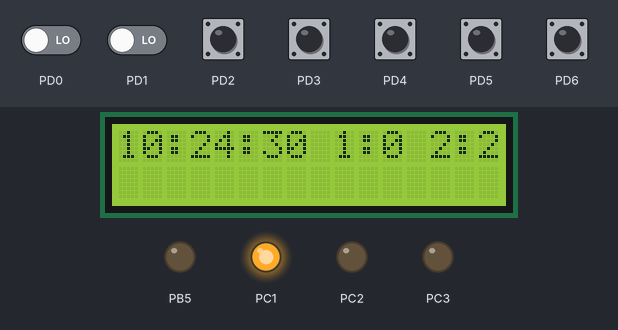
Bench run of a program on a simulated ATmega328P, built with avr-gcc and emulated at 9.8304 MHz. On the bench: 16×2 character LCD, output pins drawn as LEDs (lit = HIGH). Wiring (inferred from the names in the program): PCF8563 clock at I2C address 0x51; character LCD (HD44780): RS PB0; E PB1; data PB2, PB3, PB4, PD7. Inputs (shaded band) come from the test bench; at power-on: PD2–6 HIGH, PD0, PD1 LOW. The local clock reads 2024-03-15 10:24:30 at power-on unless the program sets it; pins used as bus, display or sensor lines are not drawn.

Above: at 1.2 s.
1.3 s: PD2 pulled LOW for 0.15 s
At 4.1 s:
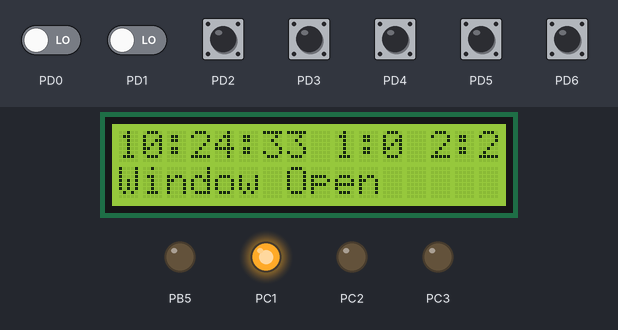
4.4 s: PD6 pulled LOW for 0.15 s
At 4.54 s:
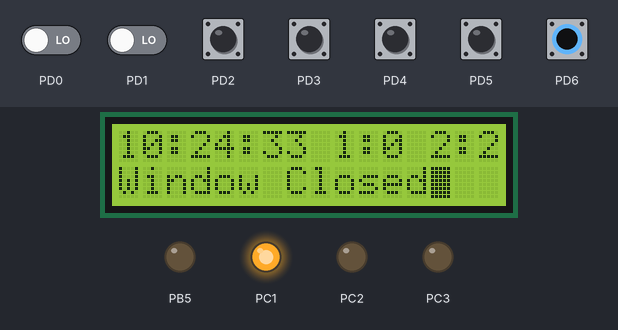
6.1 s: PD6 pulled LOW for 1 s
At 6.5 s:
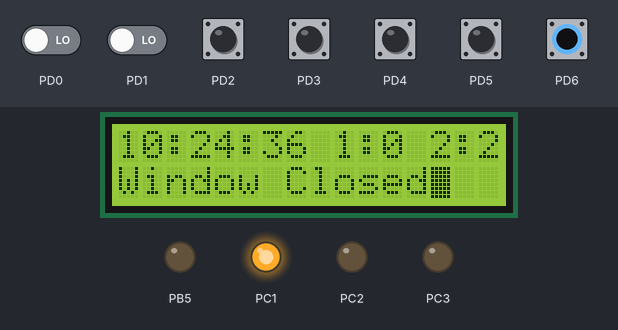
Timing chart, 0 to 9.1 s (numbered marks = the images above; inputs shaded):
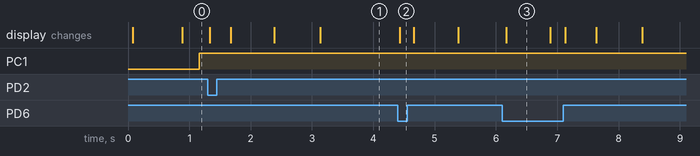

Measured:
- after the input at 1.3 s, the display: first changes at once (image 1 shows a later state)
- after the input at 4.4 s, the display: changes at once (image 2)
- after the input at 6.1 s, the display: changes after 0.07 s (image 3)
- what the display in image 3 shows lasts 0.7 s, from 6.2 s to 6.9 s

The program:

main.c
```c
#include "lcd.h"
#include "clock.h"
#include <avr/io.h>
#include <util/delay.h>
#include <avr/interrupt.h>

const unsigned char init_str[] = "System Init    ";
const unsigned char adult_1[] =  "Adult move: 1-2";
const unsigned char adult_2[] =  "Adult move: 2-1";
const unsigned char child_1[] =  "Child move: 1-2";
const unsigned char child_2[] =  "Child move: 2-1";
const unsigned char w_open[] =   "Window Open    ";
const unsigned char w_closed[] = "Window Closed  ";
volatile uint8_t portdhistory = 0b10111111;
struct clock_time now;
int windowOpen = 0;
int startPassing = 0;
volatile int peopleInRoom1 = 0;
volatile int peopleInRoom2 = 2;
int halfwaythrough = 0;
int direction = 0; //0 = 1-2, 1 = 2-1
int high = 0;
char people_str[10];

struct clock_time alarm_start;
struct clock_time alarm_end;
char alarm_cnt = 0;
char alarm_on = 0;

//pd2, pd3, pd4, pd5 = IR sensor inputs (pd2 = high1, pd3 = high2, pd4 = low1, pd5 = low2)
//pd6 = MAG sensor input
//pc1, pc3 = LED output
//pc2 = buzzer output

void init_io() {

    DDRD &= ~((1 << PD2) | (1 << PD3) | (1 << PD4) | (1 << PD5) | (1 << PD6));
    DDRB |= (1 << PB5);
    DDRC |= ((1 << PC2) | (1 << PC3) | (1 << PC1));
    PORTD |= ((1 << PD2) | (1 << PD3) | (1 << PD4) | (1 << PD5) | (1 << PD6));
    PCICR |= 0b00000100;    // turn on port d interrupts
    PCMSK2 |= 0b01111100;    // turn on pins PD0 & PD7, PCINT16 & PCINT23
    lcd_init();
    i2c_init(BDIV);
    TCCR1B |= (1 << WGM12);     // Set for CTC mode.  OCR1A = modulus
    TIMSK1 |= (1 << OCIE1A);    // Enable CTC interrupt                     // Enable global interrupts
    OCR1A = 28800;              // Set the counter modulus
    TCCR1B |= (1 << CS12);      // Set prescaler for divide by 256,
                                // also starts timer

    // Initialize the time
    clock_read(&now);
    alarm_start.sec = 0;
    alarm_start.min = 0;
    alarm_start.hour = 16;
    alarm_end.sec = 0;
    alarm_end.min = 45;
    alarm_end.hour = 16;

    sei(); //turn on interrupts
}

char alarm_active(struct clock_time* now, struct clock_time* start, struct clock_time* end) {
    char pre = before(now, end);
    char post = before(start, now);
    if (pre != 0 && post != 0) {
        return 1;
    }
    return 0;
}

int main(void) {

    init_io();

    lcd_moveto(0, 0);
    lcd_stringout("System Init");      // Print string on line 1
    _delay_ms(1000);

    while (1) {
        if (peopleInRoom2 > 0)
        {
            PORTC |= (1 << PC1);
        }    // Loop forever
        else
        {
            PORTC &= ~(1 << PC1);
        }
        if (peopleInRoom1 > 0)
        {
            PORTC |= (1 << PC3);
        }
        else
        {
            PORTC &= ~(1 << PC3);
        }
	if (alarm_on == 1) {
	    PORTC |= (1 << PC2);
	}
	else {
	    PORTC &= ~(1 << PC2);
	}
    }

    return 0;   /* never reached */
}

ISR(PCINT2_vect){    // Port D, PCINT16 - PCINT23
    cli();

    uint8_t changedbits;

    changedbits = PIND ^ portdhistory;
    portdhistory = PIND;


    if(changedbits & (1 << PD2)) // high 1
    {
        /* PD2 changed */
        if ((PIND & (1 << PD2)) == 0){
            high = 1;
        }

    }

    /*if(changedbits & (1 << PD3)) //high 2 not working
    {
         PD3 changed
        if ((PIND & (1 << PD3)) == 0){

            lcd_moveto(0, 0);

            lcd_stringout("Interrupted High2");      // Print string on line 1
        }

        else{

            lcd_moveto(0, 0);
            lcd_stringout("Clear High2         ");      // Print string on line 1
        }
    }*/

    if(changedbits & (1 << PD4)) // low 1
    {
        /* PD4 changed */
        if ((PIND & (1 << PD4)) == 0){
            if (startPassing == 0)
            {
                startPassing = 1;
                direction = 0;
            }
        }

        else{
            if (startPassing == 1 && direction == 1)
            {
                startPassing = 0;
                if(high == 0)
                {
                    lcd_moveto(1, 0);
                    lcd_stringout("Child 2-1    ");      // Print string on line 1
                    peopleInRoom2--;
                    peopleInRoom1++;
                }
                else
                {
                    lcd_moveto(1, 0);
                    lcd_stringout("Adult 2-1    ");      // Print string on line 1
                    high = 0;
                    peopleInRoom2--;
                    peopleInRoom1++;
                }

            }
        }
    }

    if(changedbits & (1 << PD5)) // low 2
    {
        /* PD5 changed */
        if ((PIND & (1 << PD5)) == 0){

            if (startPassing == 0)
            {
                startPassing = 1;
                direction = 1;
            }
        }

        else{
            if (startPassing == 1 && direction == 0)
            {
                startPassing = 0;
                if(high == 0)
                {
                    lcd_moveto(1, 0);
                    lcd_stringout("Child 1-2      ");      // Print string on line 1
                    peopleInRoom1--;
                    peopleInRoom2++;
                }
                else
                {
                    lcd_moveto(1, 0);
                    lcd_stringout("Adult 1-2      ");      // Print string on line 1
                    high = 0;
                    peopleInRoom1--;
                    peopleInRoom2++;
                }
            }
        }
    }

    if(changedbits & (1 << PD6))
    {
        /* PD6 changed */
        if ((PIND & (1 << PD6)) == 0){
            windowOpen = 0;

            lcd_moveto(1, 0);

            lcd_stringout("Window Closed");      // Print string on line 1
        }

        else{
	    if (alarm_active(&now, &alarm_start, &alarm_end) == 1) {
	        alarm_on  =  1;
	    }

            windowOpen = 1;

            lcd_moveto(1, 0);
            lcd_stringout("Window Open    ");      // Print string on line 1
        }
    }
    sei();

}

ISR(TIMER1_COMPA_vect)
{
    cli();
    clock_read(&now);
    char buffer[20];
    print(&now, buffer, 20);
    lcd_moveto(0, 0);
    lcd_stringout("                       ");
    lcd_moveto(0, 0);
    lcd_stringout(buffer);
    sprintf(people_str, " 1:%d 2:%d", peopleInRoom1, peopleInRoom2);
    lcd_stringout(people_str);

    if (alarm_on == 1) {
    	alarm_cnt++;
	if (alarm_cnt == 2) {
	    alarm_cnt = 0;
	    alarm_on = 0;
	}
    }

    sei();
}
```

clock.c
```c
#include "clock.h"

char before (struct clock_time* a, struct clock_time* b) {
	if (a->hour != b->hour) {
		return a->hour < b->hour;
	}
	if (a->min != b->min) {
		return a->min < b->min;
	}
	return a->sec < b->sec;
}

int print(struct clock_time* time, char* buffer, int n) {
	return sprintf(buffer, "%02d:%02d:%02d", time->hour, time->min, time->sec);
}

unsigned bcd2bin (unsigned char n) {
	return ((((n >> 4) & 0x0F) * 10) + (n & 0x0F));
}

unsigned char bin2bcd (unsigned int n) {
	return (((n / 10) << 4) | (n % 10));
}


void clock_read(struct clock_time* t) {
	memset(rd_buf, 0, 20);
	uint8_t abuf = 0x02;
	i2c_io(SLAVE_ADDR, &abuf, 1, NULL, 0, rd_buf, 3);

	t->sec = bcd2bin(rd_buf[0] & 0x7F);
	t->min = bcd2bin(rd_buf[1] & 0x7F);
	t->hour = bcd2bin(rd_buf[2] & 0x3F);
}

void clock_write(struct clock_time* t) {
	uint8_t abuf = 0x02;
	uint8_t val[3] = {bin2bcd(t->sec), bin2bcd(t->min), bin2bcd(t->hour)};
	i2c_io(SLAVE_ADDR, &abuf, 1, val, 3, NULL, 0);
}
```

clock.h
```c
#include "i2c.h"
#include <string.h>
#include <stdio.h>

#define SLAVE_ADDR 0xA2

struct clock_time {
	unsigned char sec;
	unsigned char min;
	unsigned char hour;
};

uint8_t rd_buf[20];

char before (struct clock_time* a, struct clock_time* b);

int print(struct clock_time* time, char* buffer, int n);

// Code stolen from https://github.com/apc-io/apc-8750/blob/master/u-boot/rtc/pcf8563.c
unsigned bcd2bin (unsigned char n);

unsigned char bin2bcd(unsigned int n);

void clock_read(struct clock_time* time);

void clock_write(struct clock_time* time);
```

i2c.c
```c
#include "i2c.h"

/*
  i2c_io - write and read bytes to a slave I2C device

  This funtions write "an" bytes from array "ap" and then "wn" bytes from array
  "wp" to I2C device at address "device_addr".  It then reads "rn" bytes from
  the same device to array "rp".

  Return values (might not be a complete list):
        0    - Success
        0x20 - NAK received after sending device address for writing
        0x30 - NAK received after sending data
        0x38 - Arbitration lost with address or data
        0x48 - NAK received after sending device address for reading

  - - - - - - - - - - - - - - - - - - - - - - - - - - - - - - - - - - - - -

This "i2c_io" I2C routine is an attempt to provide an I/O function for both
reading and writing, rather than have separate functions.

I2C writes consist of sending a stream of bytes to the slave device.  In some
cases the first few bytes may be the internal address in the device, and then
the data to be stored follows.  For example, EEPROMs like the 24LC256 require a
two-byte address to precede the data.  The DS1307 RTC requires a one-byte
address.

I2C reads often consist of first writing one or two bytes of internal address
data to the device and then reading back a stream of bytes starting from that
address.  Some devices appear to claim that that reads can be done without
first doing the address writes, but so far I haven't been able to get any to
work that way.

This function does writing and reading by using pointers to three arrays "ap",
"wp", and "rp".  The function performs the following actions in this order:
    If "an" is greater than zero, then "an" bytes are written from array "ap"
    If "wn" is greater then zero, then "wn" bytes are written from array "wp"
    If "rn" is greater then zero, then "rn" byte are read into array "rp"
Any of the "an", "wn", or "rn" can be zero.

The reason for separate "ap" and "wp" arrays is that the address data can be
taken from one array (ap), and then the write data from another (wp) without
requiring that the contents be merged into one array before calling the
function.  This means the following three calls all do exactly the same thing.

    i2c_io(0xA0, buf, 100, NULL, 0, NULL, 0);
    i2c_io(0xA0, NULL, 0, buf, 100, NULL, 0);
    12c_io(0xA0, buf, 2, buf+2, 98, NULL, 0);

In all cases 100 bytes from array "buf" will be written to the I2C device at
bus address 0xA0.

A typical write with a 2-byte address is done with

    i2c_io(0xA0, abuf, 2, wbuf, 50, NULL, 0);

A typical read with a 1-byte address is done with

    i2c_io(0xD0, abuf, 1, NULL, 0, rbuf, 20);
*/

uint8_t i2c_io(uint8_t device_addr, uint8_t *ap, uint16_t an,
               uint8_t *wp, uint16_t wn, uint8_t *rp, uint16_t rn)
{
    uint8_t status, send_stop, wrote, start_stat;

    status = 0;
    wrote = 0;
    send_stop = 0;

    if (an > 0 || wn > 0) {
        wrote = 1;
        send_stop = 1;

        TWCR = (1 << TWINT) | (1 << TWEN) | (1 << TWSTA);  // Send start condition
        while (!(TWCR & (1 << TWINT)));     // Wait for TWINT to be set
        status = TWSR & 0xf8;
        if (status != 0x08)                 // Check that START was sent OK
            return(status);

        TWDR = device_addr & 0xfe;          // Load device address and R/W = 0;
        TWCR = (1 << TWINT) | (1 << TWEN);  // Start transmission
        while (!(TWCR & (1 << TWINT)));     // Wait for TWINT to be set
        status = TWSR & 0xf8;
        if (status != 0x18) {               // Check that SLA+W was sent OK
            if (status == 0x20)             // Check for NAK
                goto nakstop;               // Send STOP condition
            return(status);                 // Otherwise just return the status
        }

        // Write "an" data bytes to the slave device
        while (an-- > 0) {
            TWDR = *ap++;                   // Put next data byte in TWDR
            TWCR = (1 << TWINT) | (1 << TWEN); // Start transmission
            while (!(TWCR & (1 << TWINT))); // Wait for TWINT to be set
            status = TWSR & 0xf8;
            if (status != 0x28) {           // Check that data was sent OK
                if (status == 0x30)         // Check for NAK
                    goto nakstop;           // Send STOP condition
                return(status);             // Otherwise just return the status
            }
        }

        // Write "wn" data bytes to the slave device
        while (wn-- > 0) {
            TWDR = *wp++;                   // Put next data byte in TWDR
            TWCR = (1 << TWINT) | (1 << TWEN); // Start transmission
            while (!(TWCR & (1 << TWINT))); // Wait for TWINT to be set
            status = TWSR & 0xf8;
            if (status != 0x28) {           // Check that data was sent OK
                if (status == 0x30)         // Check for NAK
                    goto nakstop;           // Send STOP condition
                return(status);             // Otherwise just return the status
            }
        }

        status = 0;                         // Set status value to successful
    }

    if (rn > 0) {
        send_stop = 1;

        // Set the status value to check for depending on whether this is a
        // START or repeated START
        start_stat = (wrote) ? 0x10 : 0x08;

        // Put TWI into Master Receive mode by sending a START, which could
        // be a repeated START condition if we just finished writing.
        TWCR = (1 << TWINT) | (1 << TWEN) | (1 << TWSTA);
                                            // Send start (or repeated start) condition
        while (!(TWCR & (1 << TWINT)));     // Wait for TWINT to be set
        status = TWSR & 0xf8;
        if (status != start_stat)           // Check that START or repeated START sent OK
            return(status);

        TWDR = device_addr  | 0x01;         // Load device address and R/W = 1;
        TWCR = (1 << TWINT) | (1 << TWEN);  // Send address+r
        while (!(TWCR & (1 << TWINT)));     // Wait for TWINT to be set
        status = TWSR & 0xf8;
        if (status != 0x40) {               // Check that SLA+R was sent OK
            if (status == 0x48)             // Check for NAK
                goto nakstop;
            return(status);
        }

        // Read all but the last of n bytes from the slave device in this loop
        rn--;
        while (rn-- > 0) {
            TWCR = (1 << TWINT) | (1 << TWEN) | (1 << TWEA); // Read byte and send ACK
            while (!(TWCR & (1 << TWINT))); // Wait for TWINT to be set
            status = TWSR & 0xf8;
            if (status != 0x50)             // Check that data received OK
                return(status);
            *rp++ = TWDR;                   // Read the data
        }

        // Read the last byte
        TWCR = (1 << TWINT) | (1 << TWEN);  // Read last byte with NOT ACK sent
        while (!(TWCR & (1 << TWINT)));     // Wait for TWINT to be set
        status = TWSR & 0xf8;
        if (status != 0x58)                 // Check that data received OK
            return(status);
        *rp++ = TWDR;                       // Read the data

        status = 0;                         // Set status value to successful
    }

nakstop:                                    // Come here to send STOP after a NAK
    if (send_stop)
        TWCR = (1 << TWINT) | (1 << TWEN) | (1 << TWSTO);  // Send STOP condition

    return(status);
}


/*
  i2c_init - Initialize the I2C port
*/
void i2c_init(uint8_t bdiv)
{
    TWSR = 0;                           // Set prescalar for 1
    TWBR = bdiv;                        // Set bit rate register
}

/* ----------------------------------------------------------------------- */

void write_byte(uint8_t slave_add, uint8_t reg_add, uint8_t value){
		uint8_t reg_add_dummy[2] = {reg_add, value};
		i2c_io(slave_add, reg_add_dummy, 2, NULL, 0, NULL, 0);
}

void write_array(uint8_t slave_add, uint8_t *reg_array, uint8_t *input_array, uint8_t size){
	uint8_t i = 0;
	for(i;i < size; i++)
		write_byte(slave_add, reg_array[i], input_array[i]);
}
```

i2c.h
```c
/*********************************************************************
*       at328-7.c - Demonstrate reading and writing to an I2C EEPROM
*
*       This program store some information in a 24LC256 (32k x 8)
*       I2C EEPROM and then read it back and reports the results out
*       the RS-232 interface.
*       If the button on PC1 is pressed it writes and then reads.
*       If the button is not pressed it only does the reading part.
*

* Revision History
* Date     Author      Description
* 01/28/08 A. Weber    First Release for MC68HC908JL16
* 02/12/08 A. Weber    Clean up code a bit
* 03/03/08 A. Weber    More code cleanups
* 04/22/08 A. Weber    Added "one" variable to make warning go away
* 04/14/11 A. Weber    Adapted for ATmega168
* 05/12/12 A. Weber    Modified for new I2C routines
* 11/18/13 A. Weber    Renamed for ATmega328P
* 04/01/15 A. Weber    Replaced sprintf's with snprintf's
*********************************************************************/

#include <avr/io.h>
#include <util/delay.h>
#define NULL 0

void i2c_init(uint8_t);
uint8_t i2c_io(uint8_t, uint8_t *, uint16_t,
               uint8_t *, uint16_t, uint8_t *, uint16_t);

void write_byte(uint8_t slave_add, uint8_t reg_add, uint8_t value);
void write_array(uint8_t slave_add, uint8_t *reg_array, uint8_t *input_array, uint8_t size);

// Find divisors for the UART0 and I2C baud rates
#define FOSC 9830400            // Clock frequency = Oscillator freq.
#define BAUD 9600               // UART0 baud rate
#define MYUBRR FOSC/16/BAUD-1   // Value for UBRR0 register
#define BDIV (FOSC / 100000 - 16) / 2 + 1    // Puts I2C rate just below 100kHz

/* Address of the EEPROM on the I2C bus */
#define ADDR  0xA2

/* Address where we store test data in the EEPROM */
#define DATA_ADDR  500

#define OSTR_SIZE   80

char ostr[OSTR_SIZE];           // Buffer for creating strings to go out UART0
```

Source omitted: lcd.c (3582 bytes), lcd.h (1315 bytes)
